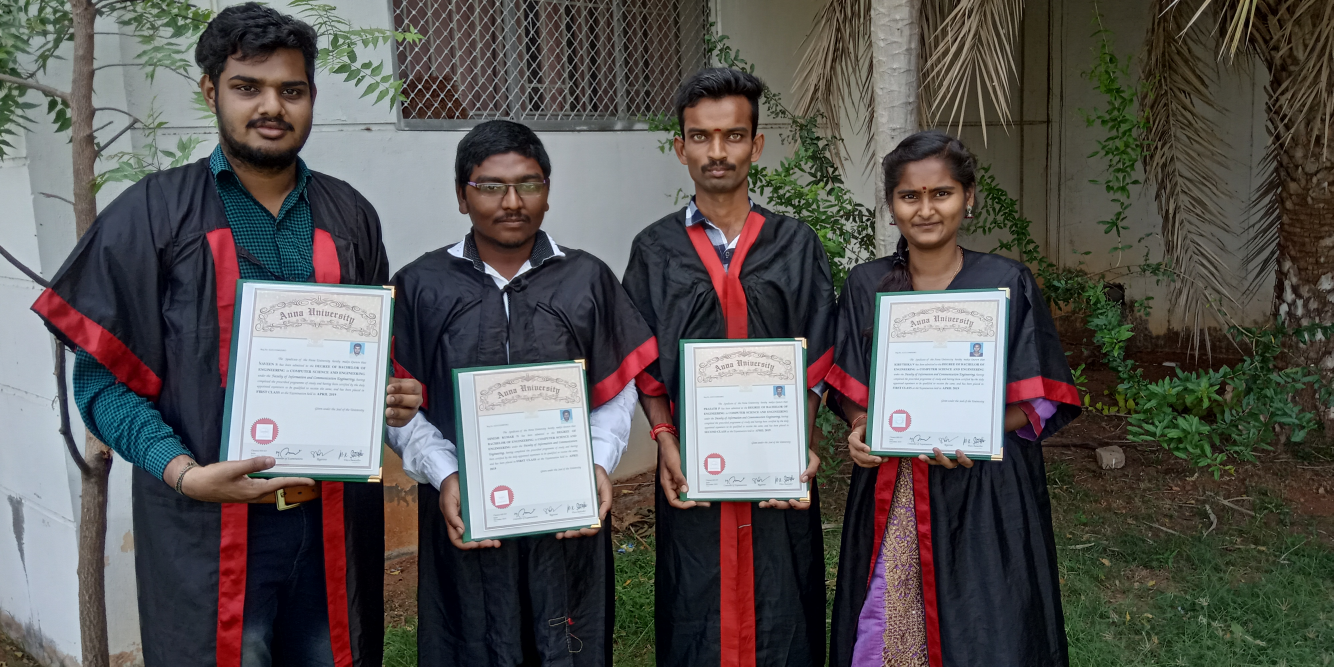
#> input picture Resources/group.jpg, 4000 x 2000 px, found by its file name (shown at 1/3 size)
$ python 'Resizing and Cropping.py'
#> lines starting #> are read from the running program, lines starting #| are printed output that depends on the picture
import cv2
import numpy as np

img = cv2.imread('Resources/group.jpg')
#> img is the input picture: shape (2000, 4000, 3); mean B, G, R 83.2, 85.3, 88.3

if img is not None:

    print(img.shape)  # To find size
#| (2000, 4000, 3)

    imgShow = cv2.resize(img, (960, 540))  # Resize ( width, height)
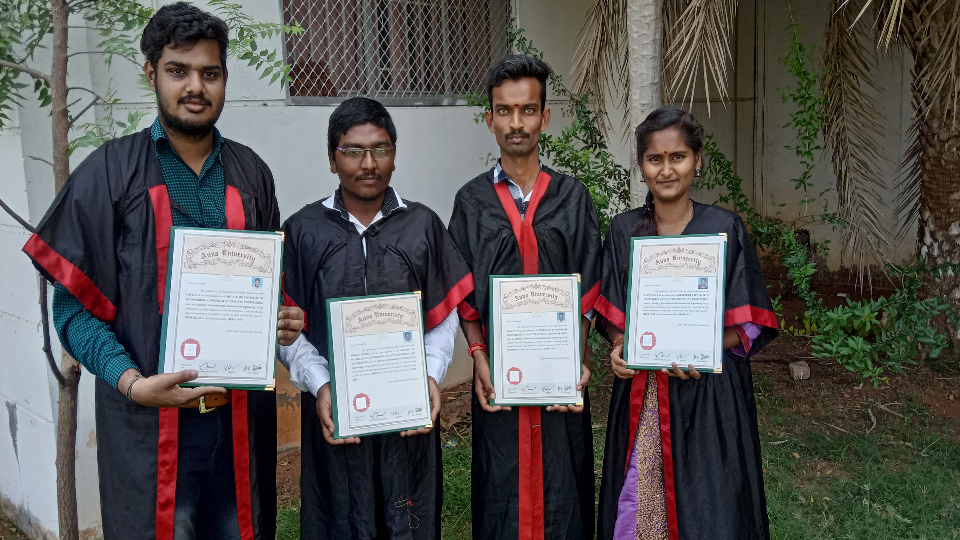
#> imgShow: shape (540, 960, 3); mean B, G, R 83.1, 85.2, 88.1
    imgCropped = img[0:200, 200:500]  # Crop (height, width)
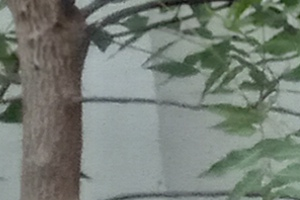
#> imgCropped: shape (200, 300, 3); mean B, G, R 117.9, 126.4, 118.2

    cv2.imshow("Image Resized", imgShow)

    cv2.imshow("Image Cropped", imgCropped)

    cv2.waitKey(0)

else:
    print("Image is not available")
